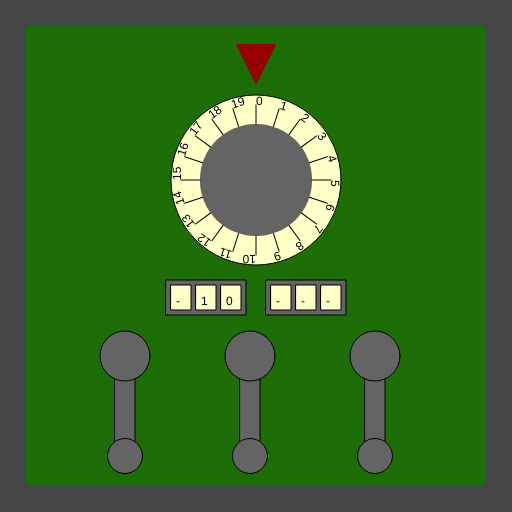
Frame 1 (no input)
Frame 60 (no input): identical to frame 1, image omitted
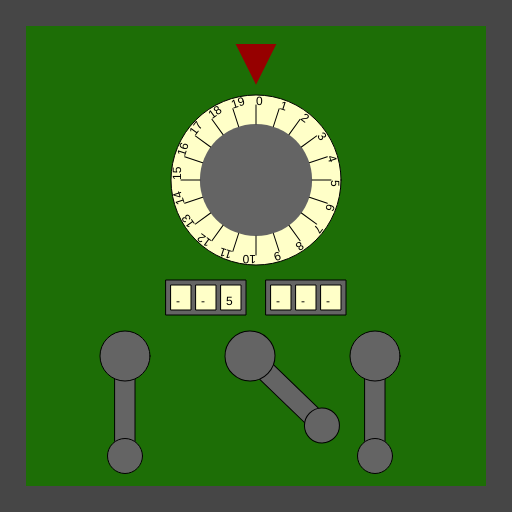
Frame 120 (the mouse pressed at the canvas centre since frame 60)

The p5.js sketch that drew these frames (run headless with seeded random() and noise() and a simulated clock; from frame 60 on, the mouse is pressed at the canvas centre):

// p5.js sketch
// ── sketch.js
/*

Officer: 1608905
CaseNum: 303-3-94017679-1608905

Case 303 - The Case of the Crooked Attorney
Stage 4 - The Courthouse

Torvalds has his final safe in his courthouse chambers. Luckily there is a court case proceeding.
You can sneak into his chambers whilst he makes his closing statement.

Crack the safe by doing the following:

	When the mouse button is released:
	- Use the 'map' function to scale mouseX to values ranging from 2 to 19.
	- Assign the output to Classified_storage_key0

	Whilst the mouse is moving:
	- Use the 'random' function to produce random values ranging from 3 to 14.
	- Assign the output to Classified_storage_key1

	When any key is pressed:
	- Make Classified_storage_key2 equal to the value of 'key'

	Whilst the mouse is being dragged:
	- Use the 'map' function to scale mouseY to values ranging from 17 to 70.
	- Assign the output to Classified_storage_key3

	When the mouse button is pressed:
	- Use the 'map' function to scale mouseX to values ranging from 17 to 75.
	- Assign the output to Classified_storage_key4

	When the mouse button is released:
	- Use the 'map' function to scale mouseX to values ranging from 10 to 68.
	- Assign the output to Classified_storage_key5



This time you'll need to create the relevant event handlers yourself.

There are many possible ways of investigating this case, but you
should use ONLY the following commands:

	- The assignment operator aka. the equals sign !
	- mouseX, mouseY
	- key, keyCode
	- random
	- map

*/

//declare the variables

var Classified_storage_key0;
var Classified_storage_key1;
var Classified_storage_key2;
var Classified_storage_key3;
var Classified_storage_key4;
var Classified_storage_key5;


function preload()
{
	//IMAGES WILL BE LOADED HERE

}

function setup()
{
	createCanvas(512,512);

	//initialise the variables
	Classified_storage_key0 = 0;
	Classified_storage_key1 = "";
	Classified_storage_key2 = "";
	Classified_storage_key3 = 0;
	Classified_storage_key4 = 0;
	Classified_storage_key5 = 0;

}

///////////////////EVENT HANDLERS///////////////////

//Create event handlers here to open the safe ...

function mouseReleased()
{
	Classified_storage_key0 = map(mouseX, 0, 512, 2, 19);
    Classified_storage_key5 = map(mouseX, 0, 512, 10, 68);
}

function mouseMoved()
{
	Classified_storage_key1 = random(3, 14);
}

function keyPressed()
{
	Classified_storage_key2 = key;
}

function mouseDragged()
{
	Classified_storage_key3 = map(mouseY, 0, 512, 17, 70);
}

function mousePressed()
{
	Classified_storage_key4 = map(mouseX, 0, 512, 17, 75);
}

///////////////DO NOT CHANGE CODE BELOW THIS POINT///////////////////

function draw()
{

	//Draw the safe door
	background(70);
	noStroke();
	fill(29,110,6);
	rect(26,26,width-52,width-52);

	//Draw the combination dial
	push();
	translate(256,180);
	drawDial(170,Classified_storage_key0,20);
	pop();

	//Draw the spinners
	push();
	translate(206,280);
	drawSpinner(3, Classified_storage_key1);
	pop();

	push();
	translate(306,280);
	drawSpinner(3, Classified_storage_key2);
	pop();

	//Draw the levers
	push();
	translate(125,356);
	drawLever(Classified_storage_key3);
	pop();

	push();
	translate(250,356);
	drawLever(Classified_storage_key4);
	pop();

	push();
	translate(375,356);
	drawLever(Classified_storage_key5);
	pop();

}

function drawDial(diameter,num,maxNum)
{
	//the combination lock

	var r = diameter * 0.5;
	var p = r * 0.6;

	stroke(0);
	fill(255,255,200);
	ellipse(0,0,diameter,diameter);
	fill(100);
	noStroke();
	ellipse(0,0,diameter*0.66,diameter*0.66);
	fill(150,0,0);
	triangle(
		-p * 0.4,-r-p,
		p * 0.4,-r-p,
		0,-r-p/5
	);

	noStroke();

	push();
	var inc = 360/maxNum;

	rotate(radians(-num * inc));
	for(var i = 0; i < maxNum; i++)
	{
		push();
		rotate(radians(i * inc));
		stroke(0);
		line(0,-r*0.66,0,-(r-10));
		noStroke();
		fill(0);
		text(i,0,-(r-10));
		pop();
	}

	pop();
}

function drawLever(rot)
{
	push();
	rotate(radians(-rot))
	stroke(0);
	fill(100);
	rect(-10,0,20,100);
	ellipse(0,0,50,50);
	ellipse(0,100,35,35);
	pop();
}

function drawSpinner(numSpinners, val)
{
	var sw = 20;
	var ow = (sw + 5) * numSpinners + 5;
	stroke(0);
	fill(100);
	rect(-ow/2,0,ow,35);
	if(typeof(val) == "number")
	{
		val = floor(val).toString(); //convert to string
	}
	var d = numSpinners - val.length;

	for(var d = numSpinners - val.length; d > 0; d--)
	{
		val = "-" + val;
	}

	for(var i = 0; i < numSpinners; i++)
	{
		stroke(0);
		fill(255,255,200);
		rect(-ow/2 + i * (sw + 5) + 5,5,20,25);
		fill(0);
		noStroke();
		text(val[i],-ow/2 + sw/2 + i * (sw +5),25);
	}

}
